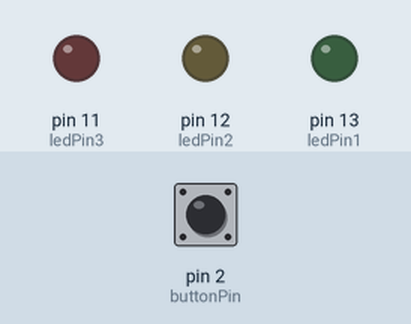
Recording of a sketch running on a simulated Arduino Uno, built with avr-gcc and run on an emulated ATmega328P. Parts: output pins drawn as LEDs (lit = HIGH). The inputs (shaded band) are chosen by the test bench; at power-on: pin 2 (buttonPin) HIGH.

Above: at 0.2 s.
At 3.0 s:
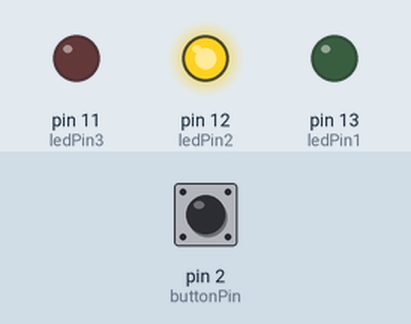
At 5.0 s:
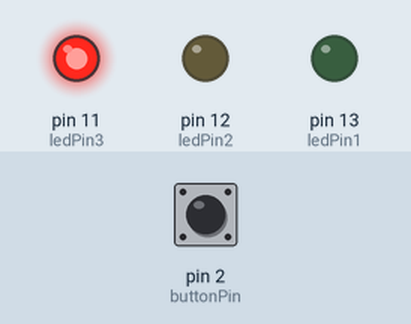
At 7.5 s:
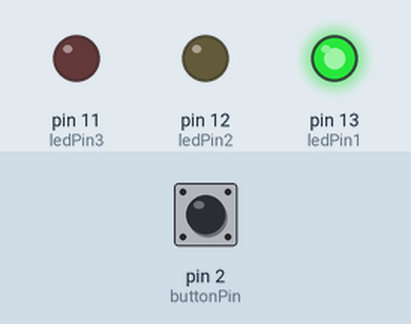
Timing chart, 0 to 8.5 s (numbered marks = the images above):
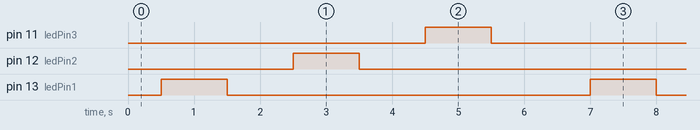

The sketch:

Semana4_07_16_B.ino
```cpp
//Nicolas_Carrasco_07_Tamara_Lincopan_16_01/09/23
//boton en el pin 2, primer proceso semaforo, segundo proceso intermitencia led2, tercer proceso intermitencia led3. Proceso cambia al mantener el boton abajo
const int buttonPin = 2; // Pin del botón
const int ledPin1 = 13;   // Primer LED
const int ledPin2 = 12;  // Segundo LED
const int ledPin3 = 11; // tercer LED

int estadoLed = 0;        // Estado actual de los LEDs
int lastButtonState = HIGH; // Último estado del botón
int estadoboton;         // Estado actual del botón
int counter = 0;

void setup(){
  pinMode(buttonPin, INPUT_PULLUP); //declarar entrada
  pinMode(ledPin1, OUTPUT); //declarar salida
  pinMode(ledPin2, OUTPUT); //declarar salida
  pinMode(ledPin3, OUTPUT); //declarar salida
  Serial.print(counter%3); //lectura diferencia
  Serial.begin(9600);
}

void loop(){
 // Leer el estado actual del botón
  int reading = digitalRead(buttonPin);

// control de flujo para boton como contador
  if (reading != lastButtonState) { //comparacion estado boton y utimo estado boton
    if (reading == LOW) { //mantener boton abajo
      counter++; // atajo para sumar 1 a una variable
    }
  }
    lastButtonState = reading; // ultimo estado igual a lectura
  delay(500);
  // iterando por valores de counter modulo 3
  if(counter%3 == 0) {
    digitalWrite(ledPin3, LOW); //led3 off
    digitalWrite(ledPin1, HIGH);//led1 on
    delay(1000);
    digitalWrite(ledPin1, LOW);//led1 off
    delay(1000);
    digitalWrite(ledPin2, HIGH);//led2 on
    delay(1000);
    digitalWrite(ledPin2, LOW);//led2 off
    delay(1000);
    digitalWrite(ledPin3, HIGH);//led3 on
    delay(1000);
    digitalWrite(ledPin3, LOW);//led3 off
    delay(1000);

  } else if(counter%3 == 1) { // siguiente estado al precionar boton
    digitalWrite(ledPin1, LOW); //led1 off
    digitalWrite(ledPin2, HIGH);//led2 on
    delay(200);
    digitalWrite(ledPin2, LOW);//led2 off
    delay(200);
    digitalWrite(ledPin3, LOW);//led3 off

  } else if(counter%3 == 2){ //siguiente estado al precionar boton
    digitalWrite(ledPin1, LOW);//led1 off
    digitalWrite(ledPin2, LOW);//led2 off
    digitalWrite(ledPin3, HIGH);//led3 on
    delay(200);
    digitalWrite(ledPin3, LOW);//led3 off
    delay(200);
  }
}
```

Measured:
- by itself, pin 11 (ledPin3), pin 12 (ledPin2), pin 13 (ledPin1): alternates HIGH for 1.0 s and LOW for 5.5 s
- by itself, everything shown: repeats every 6.5 s, in 6 steps
